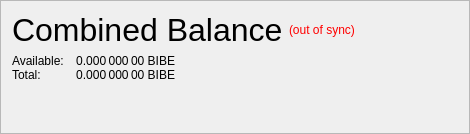
                   <widget class="QFrame" name="frame_CombinedBalances">
                    <property name="minimumSize">
                     <size>
                      <width>470</width>
                      <height>0</height>
                     </size>
                    </property>
                    <property name="frameShape">
                     <enum>QFrame::StyledPanel</enum>
                    </property>
                    <property name="frameShadow">
                     <enum>QFrame::Raised</enum>
                    </property>
                    <layout class="QVBoxLayout" name="verticalLayout_5">
                     <property name="spacing">
                      <number>6</number>
                     </property>
                     <property name="sizeConstraint">
                      <enum>QLayout::SetNoConstraint</enum>
                     </property>
                     <item>
                      <layout class="QHBoxLayout" name="horizontalLayout_5" stretch="0,0,0">
                       <item>
                        <widget class="QLabel" name="label_5z">
                         <property name="minimumSize">
                          <size>
                           <width>0</width>
                           <height>20</height>
                          </size>
                         </property>
                         <property name="font">
                          <font>
                           <pointsize>24</pointsize>
                           <weight>50</weight>
                           <bold>false</bold>
                          </font>
                         </property>
                         <property name="toolTip">
                          <string>Combined Balance (including unconfirmed and immature coins)</string>
                         </property>
                         <property name="text">
                          <string>Combined Balance</string>
                         </property>
                        </widget>
                       </item>
                       <item>
                        <widget class="QLabel" name="labelWalletStatus">
                         <property name="cursor">
                          <cursorShape>WhatsThisCursor</cursorShape>
                         </property>
                         <property name="toolTip">
                          <string>The displayed information may be out of date. Your wallet automatically synchronizes with the BibeCoin network after a connection is established, but this process has not completed yet.</string>
                         </property>
                         <property name="styleSheet">
                          <string notr="true">QLabel { color: red; }</string>
                         </property>
                         <property name="text">
                          <string notr="true">(out of sync)</string>
                         </property>
                         <property name="alignment">
                          <set>Qt::AlignLeading|Qt::AlignLeft|Qt::AlignVCenter</set>
                         </property>
                        </widget>
                       </item>
                       <item>
                        <spacer name="horizontalSpacer_1">
                         <property name="orientation">
                          <enum>Qt::Horizontal</enum>
                         </property>
                         <property name="sizeHint" stdset="0">
                          <size>
                           <width>40</width>
                           <height>20</height>
                          </size>
                         </property>
                        </spacer>
                       </item>
                      </layout>
                     </item>
                     <item>
                      <layout class="QGridLayout" name="gridLayout_3">
                       <property name="horizontalSpacing">
                        <number>12</number>
                       </property>
                       <property name="verticalSpacing">
                        <number>0</number>
                       </property>
                       <item row="1" column="0">
                        <widget class="QLabel" name="labelBalanceTextz">
                         <property name="text">
                          <string>Available:</string>
                         </property>
                        </widget>
                       </item>
                       <item row="1" column="1">
                        <widget class="QLabel" name="labelBalancez">
                         <property name="font">
                          <font>
                           <weight>50</weight>
                           <bold>false</bold>
                          </font>
                         </property>
                         <property name="cursor">
                          <cursorShape>IBeamCursor</cursorShape>
                         </property>
                         <property name="toolTip">
                          <string>Your current spendable balance</string>
                         </property>
                         <property name="text">
                          <string notr="true">0.000 000 00 BIBE</string>
                         </property>
                         <property name="alignment">
                          <set>Qt::AlignRight|Qt::AlignTrailing|Qt::AlignVCenter</set>
                         </property>
                         <property name="textInteractionFlags">
                          <set>Qt::LinksAccessibleByMouse|Qt::TextSelectableByKeyboard|Qt::TextSelectableByMouse</set>
                         </property>
                        </widget>
                       </item>
                       <item row="2" column="0">
                        <widget class="QLabel" name="labelTotalTextz">
                         <property name="text">
                          <string>Total:</string>
                         </property>
                        </widget>
                       </item>
                       <item row="2" column="1">
                        <widget class="QLabel" name="labelTotalz">
                         <property name="font">
                          <font>
                           <weight>50</weight>
                           <bold>false</bold>
                          </font>
                         </property>
                         <property name="cursor">
                          <cursorShape>IBeamCursor</cursorShape>
                         </property>
                         <property name="toolTip">
                          <string>Total Balance, including all unavailable coins.</string>
                         </property>
                         <property name="text">
                          <string notr="true">0.000 000 00 BIBE</string>
                         </property>
                         <property name="alignment">
                          <set>Qt::AlignRight|Qt::AlignTrailing|Qt::AlignVCenter</set>
                         </property>
                         <property name="textInteractionFlags">
                          <set>Qt::LinksAccessibleByMouse|Qt::TextSelectableByKeyboard|Qt::TextSelectableByMouse</set>
                         </property>
                        </widget>
                       </item>
                       <item row="2" column="3">
                        <spacer name="horizontalSpacer_2">
                         <property name="orientation">
                          <enum>Qt::Horizontal</enum>
                         </property>
                         <property name="sizeHint" stdset="0">
                          <size>
                           <width>40</width>
                           <height>0</height>
                          </size>
                         </property>
                        </spacer>
                       </item>
                      </layout>
                     </item>
                     <item>
                      <spacer name="verticalSpacer_1">
                       <property name="orientation">
                        <enum>Qt::Vertical</enum>
                       </property>
                       <property name="sizeHint" stdset="0">
                        <size>
                         <width>20</width>
                         <height>40</height>
                        </size>
                       </property>
                      </spacer>
                     </item>
                    </layout>
                   </widget>
